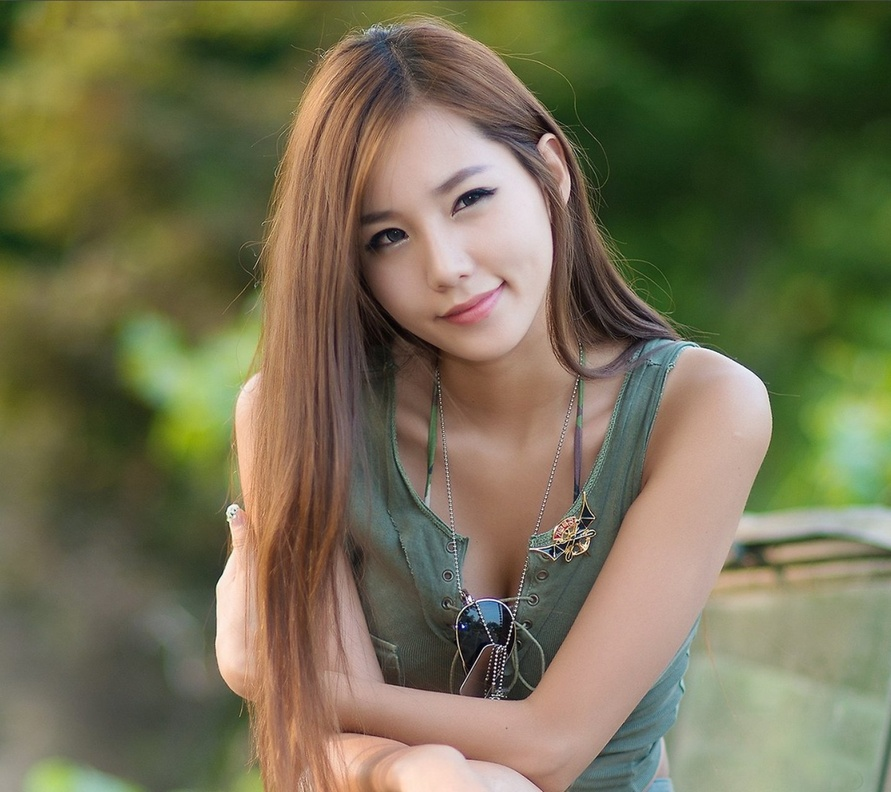
#> input picture ML/FaceAI/eg.jpg, 891 x 792 px, shrunk from 1440 x 1280 before the run
$ python face_hog.py
#> lines starting #> are read from the running program, lines starting #| are printed output that depends on the picture
#!usr/bin/env python
# -*- coding:utf-8 -*-

"""
@author: Asher
@file: face_detection.py
@time: 2019/03/18
"""

# 1. 导入库函数
from skimage import io, color
from skimage.feature import hog
import matplotlib.pyplot as plt

# 2. 导入图片
image = io.imread("eg.jpg")
#> image is the input picture: shape (792, 891, 3); mean R, G, B 115.9, 111.4, 83
image = color.rgb2gray(image)
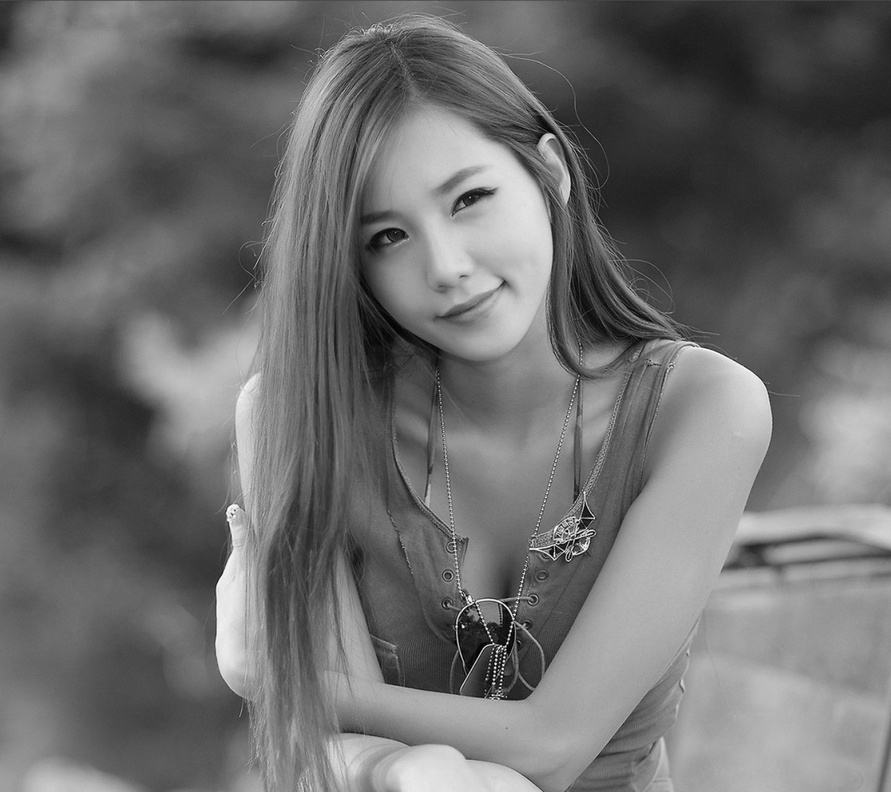
#> image: shape (792, 891) float64; min 0.000833, max 1, mean 0.433

# 3. 计算HOG
# hog() 返回值
# hog_image (可用于显示HOG图)

arr, hog_image = hog(image, visualise=True)
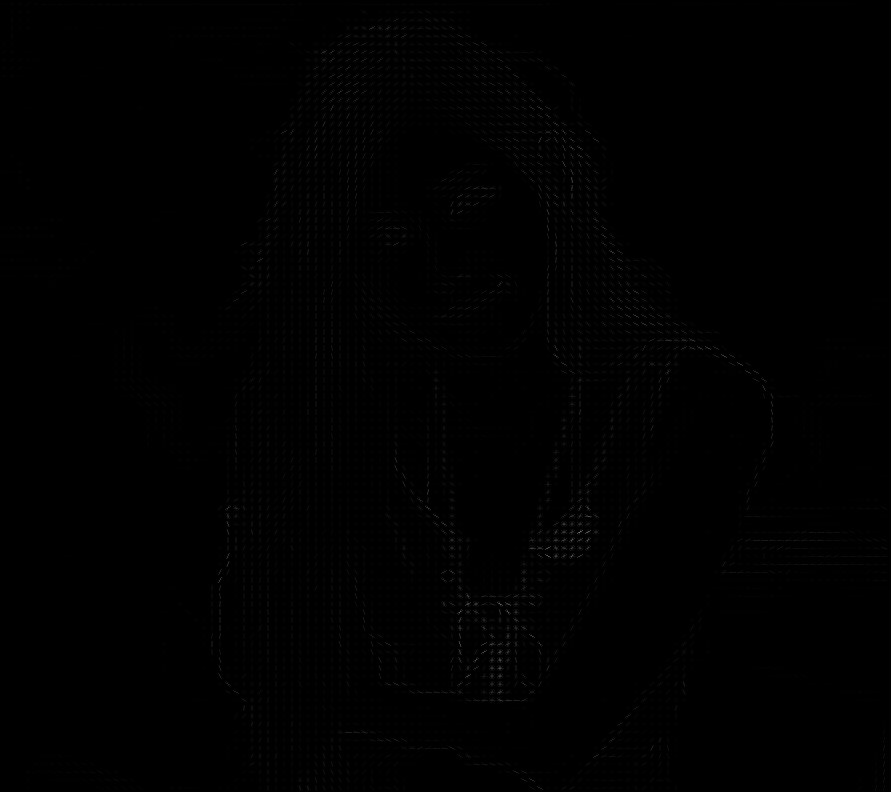
#> hog_image: shape (792, 891) float64; min 0, max 0.478, mean 0.00335

# 4. 作图
fig, (ax1, ax2) = plt.subplots(1, 2, figsize=(8, 4))
ax1.imshow(image, cmap=plt.cm.gray)
ax2.imshow(hog_image, cmap=plt.cm.gray)
plt.show()
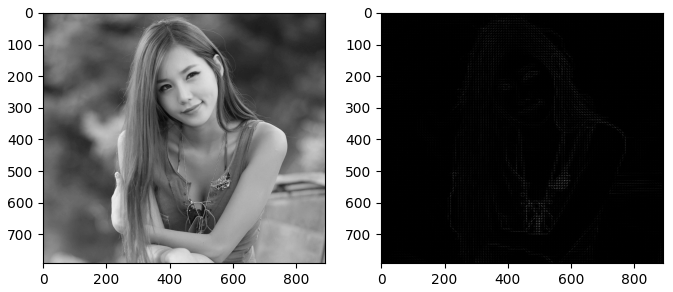
#> figure drawn by matplotlib, 2 panels

$ run again, with ML/FaceAI/li_00.jpg copied over ML/FaceAI/eg.jpg
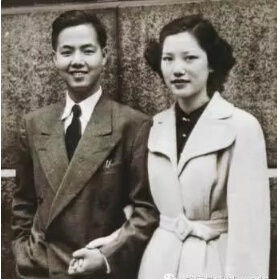
#> input picture ML/FaceAI/li_00.jpg, 277 x 279 px
#> image is the input picture: shape (279, 277, 3); mean R, G, B 128.2, 122.2, 114.1
#> image: shape (279, 277) float64
#> `arr, hog_image = hog(image, visualise=True)`:
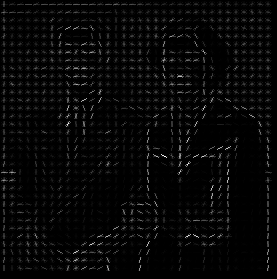
#> hog_image: shape (279, 277) float64; min 0, max 0.294, mean 0.00865; drawn with min black and max white
#> `plt.show()`:
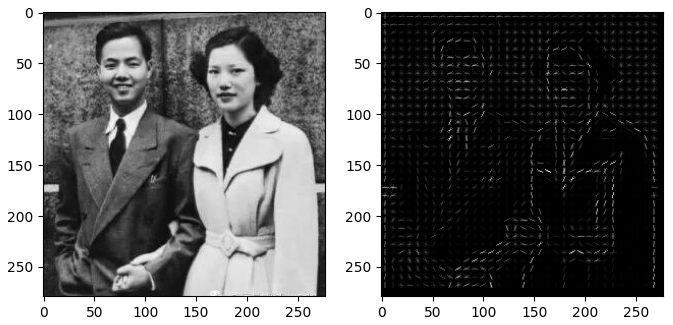
#> figure drawn by matplotlib, 2 panels
